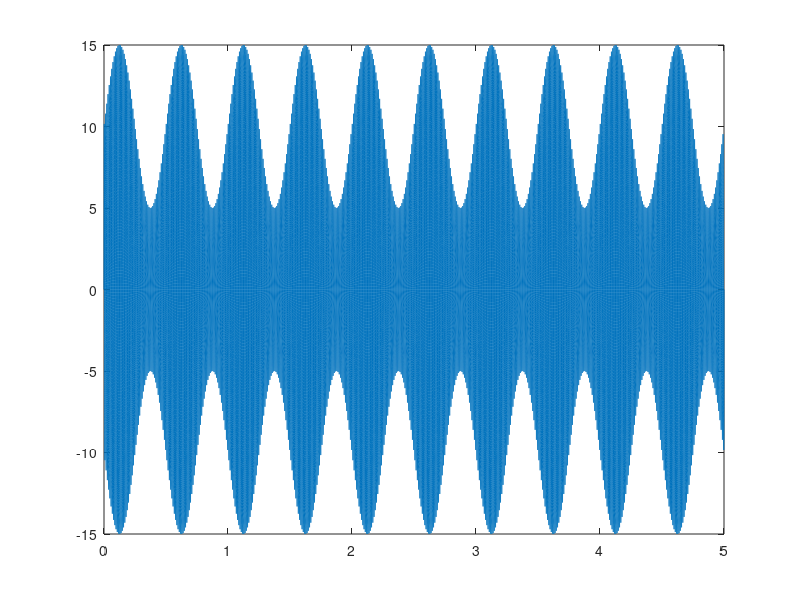

MATLAB code to generate this figure: (Note: this script raises an error after producing the figure.)
%% Frequency Modulation
clear
fs = 48000 ;
t = 0:1/fs:5 ;
m = 0.5 ;
fc = 100;
fss = 2 ;
Vc = 10 ;
Vm = Vc*sin(2*pi*fc*t) - 0.5*m*Vc*cos(2*pi*(fc+fss)*t) + 0.5*m*Vc*cos(2*pi*(fc-fss)*t) ;
figure(1)
plot(t,Vm)
[f,fft_m] = calfft(fs,Vm) ;
figure(2)
plot(f,fft_m)